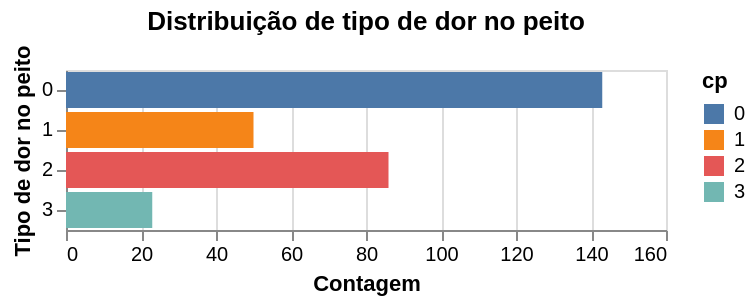

This figure's notebook cell:
### Code cell
import altair as alt

alt.Chart(df).mark_bar().encode(
    x=alt.X('count()', title='Contagem'),
    y=alt.Y('cp:O', title='Tipo de dor no peito'),
    color='cp:N'
).properties(title='Distribuição de tipo de dor no peito')

### Figure 1 — Vega-Lite specification as saved in the notebook (floating-point values rounded to 4 significant figures; data arrays with more than 128 entries replaced by an {"elided": "..."} marker saying what was removed)
{"config": {"view": {"continuousWidth": 300, "continuousHeight": 300}}, "data": {"name": "data-e7613b67eff46d34ef125b55b2dd683c"}, "mark": {"type": "bar"}, "encoding": {"color": {"field": "cp", "type": "nominal"}, "x": {"aggregate": "count", "title": "Contagem", "type": "quantitative"}, "y": {"field": "cp", "title": "Tipo de dor no peito", "type": "ordinal"}}, "title": "Distribuição de tipo de dor no peito", "$schema": "https://vega.github.io/schema/vega-lite/v5.20.1.json", "datasets": {"data-e7613b67eff46d34ef125b55b2dd683c": {"elided": "302 records"}}}
